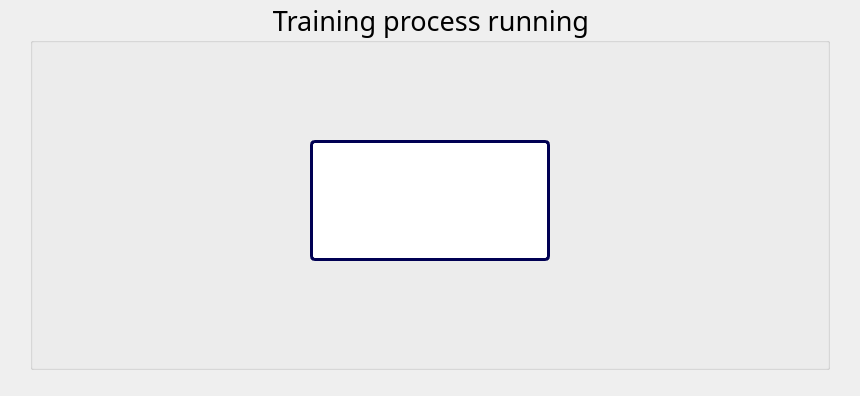
<?xml version="1.0" encoding="UTF-8"?>
<ui version="4.0">
 <class>TrainingProcessWindow</class>
 <widget class="QMainWindow" name="TrainingProcessWindow">
  <property name="geometry">
   <rect>
    <x>0</x>
    <y>0</y>
    <width>860</width>
    <height>396</height>
   </rect>
  </property>
  <property name="windowTitle">
   <string>Model training in process</string>
  </property>
  <widget class="QWidget" name="centralwidget">
   <widget class="QLabel" name="backgroundImg">
    <property name="geometry">
     <rect>
      <x>0</x>
      <y>0</y>
      <width>860</width>
      <height>396</height>
     </rect>
    </property>
    <property name="text">
     <string/>
    </property>
    <property name="pixmap">
     <pixmap>../RESOURCES/background2.jpg</pixmap>
    </property>
    <property name="scaledContents">
     <bool>true</bool>
    </property>
   </widget>
   <widget class="QGroupBox" name="groupBox">
    <property name="enabled">
     <bool>true</bool>
    </property>
    <property name="geometry">
     <rect>
      <x>30</x>
      <y>0</y>
      <width>800</width>
      <height>370</height>
     </rect>
    </property>
    <property name="palette">
     <palette>
      <active>
       <colorrole role="WindowText">
        <brush brushstyle="SolidPattern">
         <color alpha="255">
          <red>0</red>
          <green>0</green>
          <blue>0</blue>
         </color>
        </brush>
       </colorrole>
       <colorrole role="Button">
        <brush brushstyle="SolidPattern">
         <color alpha="255">
          <red>0</red>
          <green>0</green>
          <blue>127</blue>
         </color>
        </brush>
       </colorrole>
       <colorrole role="Text">
        <brush brushstyle="SolidPattern">
         <color alpha="255">
          <red>0</red>
          <green>0</green>
          <blue>0</blue>
         </color>
        </brush>
       </colorrole>
       <colorrole role="ButtonText">
        <brush brushstyle="SolidPattern">
         <color alpha="255">
          <red>0</red>
          <green>0</green>
          <blue>0</blue>
         </color>
        </brush>
       </colorrole>
       <colorrole role="Base">
        <brush brushstyle="SolidPattern">
         <color alpha="255">
          <red>255</red>
          <green>255</green>
          <blue>255</blue>
         </color>
        </brush>
       </colorrole>
       <colorrole role="ToolTipText">
        <brush brushstyle="SolidPattern">
         <color alpha="255">
          <red>0</red>
          <green>0</green>
          <blue>0</blue>
         </color>
        </brush>
       </colorrole>
      </active>
      <inactive>
       <colorrole role="WindowText">
        <brush brushstyle="SolidPattern">
         <color alpha="255">
          <red>0</red>
          <green>0</green>
          <blue>0</blue>
         </color>
        </brush>
       </colorrole>
       <colorrole role="Button">
        <brush brushstyle="SolidPattern">
         <color alpha="255">
          <red>0</red>
          <green>0</green>
          <blue>127</blue>
         </color>
        </brush>
       </colorrole>
       <colorrole role="Text">
        <brush brushstyle="SolidPattern">
         <color alpha="255">
          <red>0</red>
          <green>0</green>
          <blue>0</blue>
         </color>
        </brush>
       </colorrole>
       <colorrole role="ButtonText">
        <brush brushstyle="SolidPattern">
         <color alpha="255">
          <red>0</red>
          <green>0</green>
          <blue>0</blue>
         </color>
        </brush>
       </colorrole>
       <colorrole role="Base">
        <brush brushstyle="SolidPattern">
         <color alpha="255">
          <red>255</red>
          <green>255</green>
          <blue>255</blue>
         </color>
        </brush>
       </colorrole>
       <colorrole role="ToolTipText">
        <brush brushstyle="SolidPattern">
         <color alpha="255">
          <red>0</red>
          <green>0</green>
          <blue>0</blue>
         </color>
        </brush>
       </colorrole>
      </inactive>
      <disabled>
       <colorrole role="WindowText">
        <brush brushstyle="SolidPattern">
         <color alpha="255">
          <red>0</red>
          <green>0</green>
          <blue>0</blue>
         </color>
        </brush>
       </colorrole>
       <colorrole role="Button">
        <brush brushstyle="SolidPattern">
         <color alpha="255">
          <red>0</red>
          <green>0</green>
          <blue>127</blue>
         </color>
        </brush>
       </colorrole>
       <colorrole role="Text">
        <brush brushstyle="SolidPattern">
         <color alpha="255">
          <red>0</red>
          <green>0</green>
          <blue>0</blue>
         </color>
        </brush>
       </colorrole>
       <colorrole role="ButtonText">
        <brush brushstyle="SolidPattern">
         <color alpha="255">
          <red>0</red>
          <green>0</green>
          <blue>0</blue>
         </color>
        </brush>
       </colorrole>
       <colorrole role="Base">
        <brush brushstyle="SolidPattern">
         <color alpha="255">
          <red>240</red>
          <green>240</green>
          <blue>240</blue>
         </color>
        </brush>
       </colorrole>
       <colorrole role="ToolTipText">
        <brush brushstyle="SolidPattern">
         <color alpha="255">
          <red>0</red>
          <green>0</green>
          <blue>0</blue>
         </color>
        </brush>
       </colorrole>
      </disabled>
     </palette>
    </property>
    <property name="font">
     <font>
      <family>Sitka</family>
      <pointsize>20</pointsize>
      <weight>50</weight>
      <italic>false</italic>
      <bold>false</bold>
     </font>
    </property>
    <property name="styleSheet">
     <string notr="true">color: rgb(0, 0, 0);
font: 20pt &quot;Sitka&quot;;</string>
    </property>
    <property name="title">
     <string>Training process running</string>
    </property>
    <property name="alignment">
     <set>Qt::AlignCenter</set>
    </property>
    <widget class="QLabel" name="loadinLabel">
     <property name="geometry">
      <rect>
       <x>280</x>
       <y>140</y>
       <width>240</width>
       <height>121</height>
      </rect>
     </property>
     <property name="styleSheet">
      <string notr="true">border-width: 3px;

border-radius: 5px;
border-color: rgb(0, 0, 83);

border-style: solid;
color: rgb(0, 0, 0);                                                      
background-color: rgb(255, 255, 255);</string>
     </property>
     <property name="text">
      <string/>
     </property>
     <property name="pixmap">
      <pixmap>../RESOURCES/please_wait3.gif</pixmap>
     </property>
     <property name="scaledContents">
      <bool>false</bool>
     </property>
     <property name="alignment">
      <set>Qt::AlignCenter</set>
     </property>
     <property name="margin">
      <number>0</number>
     </property>
    </widget>
   </widget>
   <widget class="QPushButton" name="resultsBtn">
    <property name="enabled">
     <bool>true</bool>
    </property>
    <property name="geometry">
     <rect>
      <x>570</x>
      <y>420</y>
      <width>240</width>
      <height>60</height>
     </rect>
    </property>
    <property name="font">
     <font>
      <family>Sitka Small</family>
      <pointsize>16</pointsize>
      <weight>9</weight>
      <italic>false</italic>
      <bold>false</bold>
     </font>
    </property>
    <property name="acceptDrops">
     <bool>false</bool>
    </property>
    <property name="autoFillBackground">
     <bool>false</bool>
    </property>
    <property name="styleSheet">
     <string notr="true">background-color: rgb(0, 111, 0);

font: 75 16pt &quot;Sitka Small&quot;;
color: rgb(255, 255, 255);
border-width: 3px;
border-radius: 30px;
border-color: rgb(255, 255, 255);
border-style: solid;

alternate-background-color: rgb(135, 135, 135);</string>
    </property>
    <property name="text">
     <string>results</string>
    </property>
    <property name="checkable">
     <bool>false</bool>
    </property>
    <property name="autoDefault">
     <bool>false</bool>
    </property>
    <property name="default">
     <bool>false</bool>
    </property>
    <property name="flat">
     <bool>false</bool>
    </property>
   </widget>
  </widget>
 </widget>
 <resources/>
 <connections/>
</ui>
